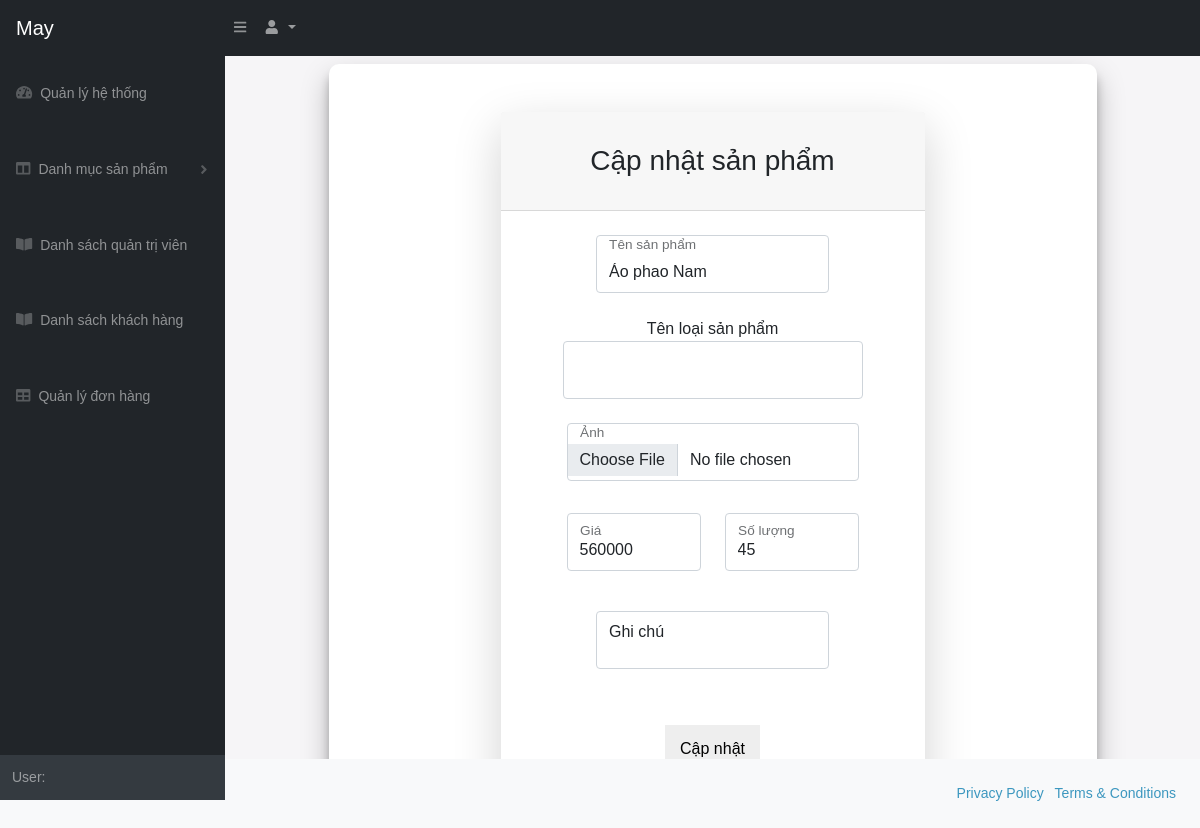
Screenshot of /wish-master/admin/sanphamsua.php?sanphamid=1 (signed in) with the database file from the repository.
### tables this page shows
CREATE TABLE `tbl_sanpham` (
  `sanpham_id` int(11) NOT NULL,
  `id_loaisanpham` int(11) NOT NULL,
  `sanpham_name` varchar(255) NOT NULL,
  `sanpham_mota` text NOT NULL,
  `sanpham_gia` varchar(100) NOT NULL,
  `sanpham_soluong` int(11) NOT NULL,
  `anh` varchar(50) NOT NULL
);

### wish-master/admin/sanphamsua.php (the view, shortened to what this page needs)
<!DOCTYPE html>
<html lang="en">
    <head>
        <link href="https://cdn.jsdelivr.net/npm/simple-datatables@latest/dist/style.css" rel="stylesheet" />
        <link href="css/styles.css" rel="stylesheet" />
    </head>
    <body class="sb-nav-fixed">
        <?php
        include("slide.php");
        ?>
            <div id="layoutSidenav_content">
                <main>
                <?php
                    $sanpham_id=$_GET["sanphamid"];
                    $sql1 = "
                              SELECT *
                              FROM tbl_sanpham
                              Where sanpham_id='".$sanpham_id."'
                    ";
                    $kq1 = mysqli_query($ket_noi, $sql1);
                    $row1 = mysqli_fetch_array($kq1);
                ?>
                <div class="container">
                        <div class="row justify-content-center">
                            <div class="col-lg-7">
                                <div class="card shadow-lg border-0 rounded-lg mt-5">
                                    <div class="card-header"><h3 class="text-center font-weight-light my-4">Cập nhật sản phẩm</h3></div>
                                    <div class="card-body">
                                        <form method="POST" action="sanphamthuchiensua.php<?php if(isset($_GET['loaisanphamid'])) echo"?id=$loaisanphamid";?>" enctype="multipart/form-data" id="formsua" onsubmit="return validateForm()">
                                            <div class="form-floating mb-3">
                                                <input class="form-control" id="txttensanpham" type="text" placeholder="Tên sản phẩm" name="txttensanpham" value="<?php echo $row1["sanpham_name"] ;?>" />
                                                <label for="txttensanpham">Tên sản phẩm</label>
                                            </div>
                                            <?php
$sql = "SELECT * FROM tbl_loaisanpham";
$kq = mysqli_query($ket_noi,$sql);
;?>
<div class="form-floating mb-3">
<lable for="txttenloaisanpham">Tên loại sản phẩm</lable>
<select class="form-control" style="width: 300px;" id="txttenloaisanpham" placeholder="Tên loại sản phẩm" name="txttenloaisanpham" >
    <option value=""  hidden></option>
    <?php
        while ($row=mysqli_fetch_array($kq)) {
    ;?>
    <option <?php if(isset($_GET['loaisanphamid'])){ if ($row["id_loaisanpham"] == $loaisanphamid) echo "selected=\"selected\""; }?> value="<?php echo $row["ten_loaisanpham"];?>"><?php  echo $row["ten_loaisanpham"] ;?></option>
    <?php } ;?>
</select>
</div>
                                            <div class="form-floating mb-3">
                                                <input class="form-control" id="txtanh" type="file" placeholder="Ảnh" name="txtanh" value="<?php echo $row1["anh"] ;?>" />
                                                <label for="txtanh">Ảnh</label>
                                            </div>
                                            <div class="row mb-3">
                                                <div class="col-md-6">
                                                    <div class="form-floating mb-3">
                                                        <input class="form-control" id="txtgia" placeholder="Giá" name="txtgia" value="<?php echo $row1["sanpham_gia"] ;?>"> </input>
                                                        <label for="txtgia">Giá</label>
                                                    </div>
                                                </div>
                                                <div class="col-md-6">
                                                    <div class="form-floating mb-3">
                                                        <input class="form-control" id="txtsoluong" placeholder="Số lượng" name="txtsoluong" value="<?php echo $row1["sanpham_soluong"] ;?>"> </input>
                                                        <label for="txtsoluong">Số lượng</label>
                                                    </div>
                                                </div>
                                            </div>
                                            <div class="form-floating mb-3">
                                                <input class="form-control" id="txtghichu" placeholder="Ghi chú" name="txtghichu" value="<?php echo $row1["sanpham_mota"] ;?>"> </input>
                                                <label for="txtghichu">Ghi chú</label>
                                            </div>
                                            <div class="mt-4 mb-0">
                                                <input type="submit" name="btnSubmit" value="Cập nhật">
                                            </div>
                                        </form>
                                    </div>
                                </div>
                            </div>
                        </div>
                    </div>
                </main>
                <footer class="py-4 bg-light mt-auto">
                    <div class="container-fluid px-4">
                        <div class="d-flex align-items-center justify-content-between small">
                            <div class="text-muted">Copyright &copy; Banking Academy</div>
                            <div>
                                <a href="#">Privacy Policy</a>
                                &middot;
                                <a href="#">Terms &amp; Conditions</a>
                            </div>
                        </div>
                    </div>
                </footer>
            </div>
        </div>
    </body>
</html>

### rows the page displays
tbl_sanpham: txttensanpham "Áo phao Nam", txtgia "560000", txtsoluong "45"
